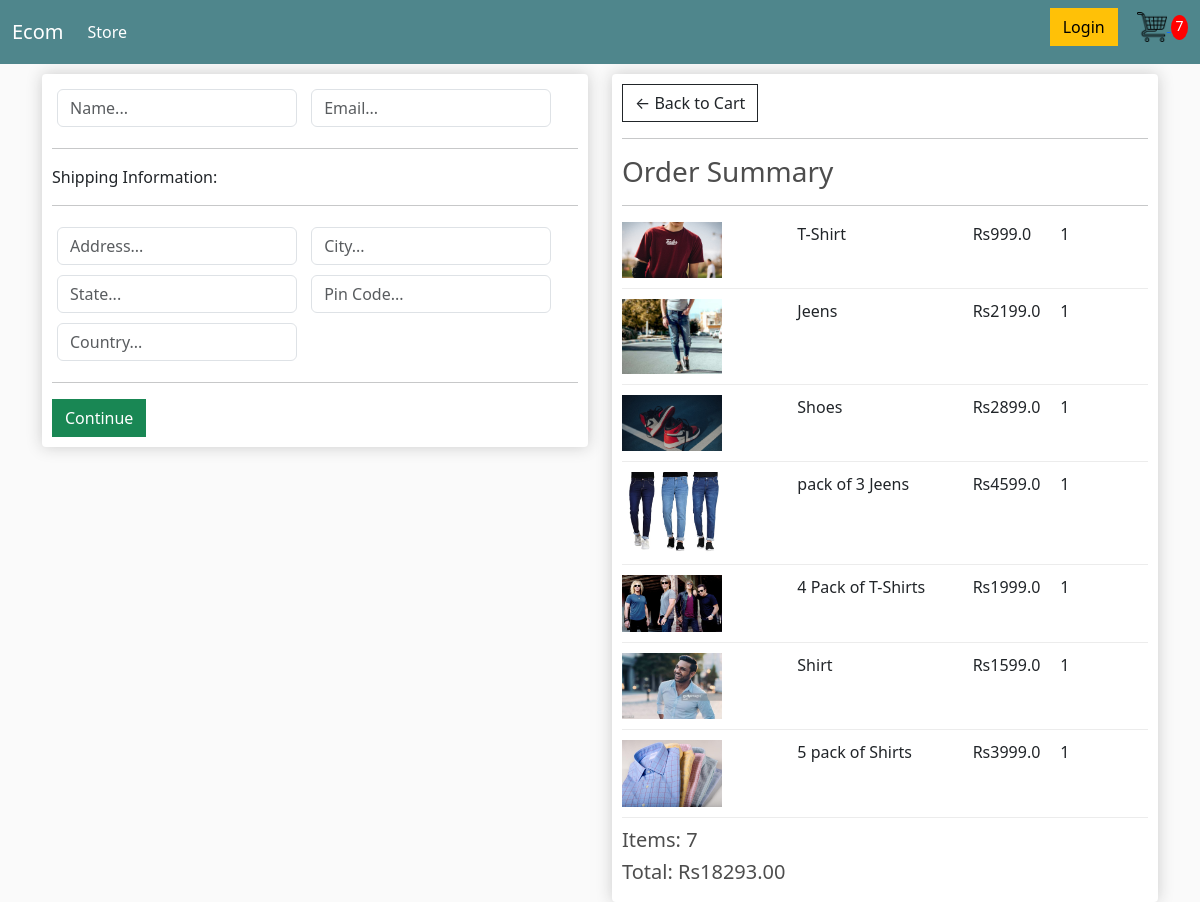
Screenshot of /checkout/ (signed in) with the database file from the repository.
### store/models.py (models this page shows, shortened)
class OrderItem(models.Model):
    product = models.ForeignKey(Product, on_delete=models.SET_NULL, blank=True, null=True)
    order = models.ForeignKey(Order, on_delete=models.SET_NULL, blank=True, null=True)
    quantity = models.IntegerField(default=0, null= True, blank= True)
    date_added = models.DateTimeField(auto_now_add=True)
    @property
    def get_total(self):
        total = self.product.price * self.quantity
        return total

class Product(models.Model):
    name = models.CharField(max_length=200, null=True)
    price = models.FloatField()
    image = models.ImageField(null=True,blank=True)
    @property
    def imageURL(self):
        try:
            url = self.image.url
        except:
            url =''
        return url

class Order(models.Model):
    customer = models.ForeignKey(Customer, on_delete=models.SET_NULL, blank=True, null=True)
    date_order = models.DateTimeField(auto_now_add=True)
    complete = models.BooleanField(default=False, null=True, blank=False)
    transaction_id = models.CharField(max_length=200, null=True)
    @property
    def get_cart_total(self):
        orderitems = self.orderitem_set.all()
        total = sum([item.get_total for item in orderitems])
        return total
    @property
    def get_cart_items(self):
        orderitems = self.orderitem_set.all()
        total = sum([item.quantity for item in orderitems])
        return total

### store/views.py (the view)
# urls.py: path('checkout/',views.checkout, name ="checkout"),
def checkout(request):
    if request.user.is_authenticated:
        customer = request.user.customer
        order, created = Order.objects.get_or_create(customer= customer, complete= False)
        items = order.orderitem_set.all()
        cartItems = order.get_cart_items
    else:
        items = []
        order = {'get_cart_total':0,'get_cart_items':0}
        cartItems = ['get_cart_items']
    context = {'items': items, 'order': order, 'cartItems':cartItems}
    return render(request,'checkout.html', context)

### store/templates/Checkout.html (shortened to what this page needs)
{% extends 'Main.html' %} {% load static %} {% block container %}
<div class="row">
    <div class="col-lg-6">
        <div class="box-element" id="form-wrapper">
            <form id="form">
                <div id="user-info">
                    <div class="form-field">
                        <input required class="form-control" type="text" name="name" placeholder="Name...">
                    </div>
                    <div class="form-field">
                        <input required class="form-control" type="email" name="email" placeholder="Email...">
                    </div>
                </div>
                <div id="shipping-info">
                    <hr>
                    <p>Shipping Information:</p>
                    <hr>
                    <div class="form-field">
                        <input class="form-control" type="text" name="address" placeholder="Address...">
                    </div>
                    <div class="form-field">
                        <input class="form-control" type="text" name="city" placeholder="City...">
                    </div>
                    <div class="form-field">
                        <input class="form-control" type="text" name="state" placeholder="State...">
                    </div>
                    <div class="form-field">
                        <input class="form-control" type="text" name="pincode" placeholder="Pin Code...">
                    </div>
                    <div class="form-field">
                        <input class="form-control" type="text" name="country" placeholder="Country...">
                    </div>
                </div>
                <hr>
                <input id="form-button" class="btn btn-success btn-block" type="submit" value="Continue">
            </form>
        </div>
        <br>
    </div>
    <div class="col-lg-6">
        <div class="box-element">
            <a class="btn btn-outline-dark" href="{% url 'cart' %}">&#x2190; Back to Cart</a>
            <hr>
            <h3>Order Summary</h3>
            <hr> {% for item in items %}
            <div class="cart-row">
                <div style="flex:2"><img class="row-image" src="{{item.product.imageURL}}" alt=""></div>
                <div style="flex:2">
                    <p>{{item.product.name}}</p>
                </div>
                <div style="flex:1">
                    <p>Rs{{item.product.price}}</p>
                </div>
                <div style="flex:1">
                    <p>{{item.quantity}}</p>
                </div>
            </div>
            {% endfor %}
            <h5>Items: {{order.get_cart_items}}</h5>
            <h5>Total: Rs{{order.get_cart_total|floatformat:2}}</h5>
        </div>
    </div>
</div>
{% endblock container %}

### static/CSS/main.css (style rules this page uses)
body { background-color: hsl(0, 0%, 98%); }
h1, h2, h3, h4, h5, h6 { color: hsl(0, 0%, 30%); }
.box-element { box-shadow: hsl(0, 0%, 80%) 0 0 16px; background-color: #fff; border-radius: 4px; padding: 10px; }
.col-lg-4, .col-lg-6, .col-lg-8, .col-lg-12 { margin-top: 10px; }
.btn { border-radius: 0; }
.row-image { width: 100px; }
.form-field { width: 250px; display: inline-block; padding: 5px; }
.cart-row { display: flex; align-items: flex-stretch; padding-bottom: 10px; margin-bottom: 10px; border-bottom: 1px solid #ececec; }

### rows the page displays
OrderItem: product.imageURL (picture), product.name "T-Shirt", product.price "999.0", quantity "1"
OrderItem: product.imageURL (picture), product.name "Jeens", product.price "2199.0", quantity "1"
OrderItem: product.imageURL (picture), product.name "Shoes", product.price "2899.0", quantity "1"
OrderItem: product.imageURL (picture), product.name "pack of 3 Jeens", product.price "4599.0", quantity "1"
OrderItem: product.imageURL (picture), product.name "4 Pack of T-Shirts", product.price "1999.0", quantity "1"
OrderItem: product.imageURL (picture), product.name "Shirt", product.price "1599.0", quantity "1"
OrderItem: product.imageURL (picture), product.name "5 pack of Shirts", product.price "3999.0", quantity "1"
Order: get_cart_items "7", get_cart_total "18293.00"

### other values shown
{{ cartItems }} "7"
